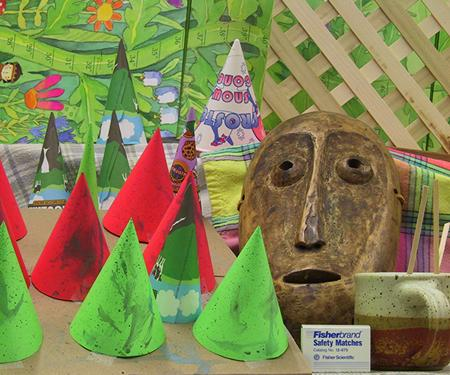
#> input picture Disparity_Map/images/left.jpg, 450 x 375 px
$ python disparity_map.py
#> lines starting #> are read from the running program, lines starting #| are printed output that depends on the picture


import numpy as np
from sklearn.preprocessing import normalize
import cv2

print('loading images...')

imgL = cv2.imread('images/left.jpg',0)
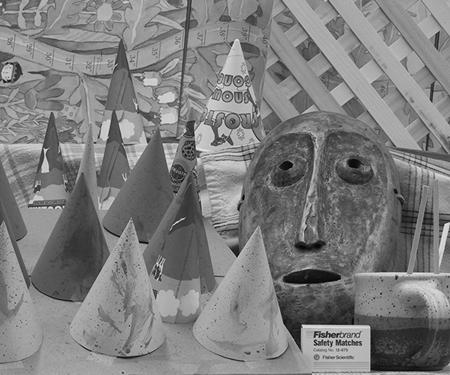
#> imgL: shape (375, 450); min 0, max 241, mean 125.5
imgR = cv2.imread('images/right.jpg',0)
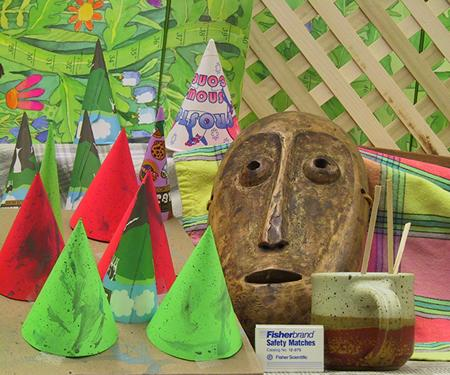
#> input picture Disparity_Map/images/right.jpg, 450 x 375 px
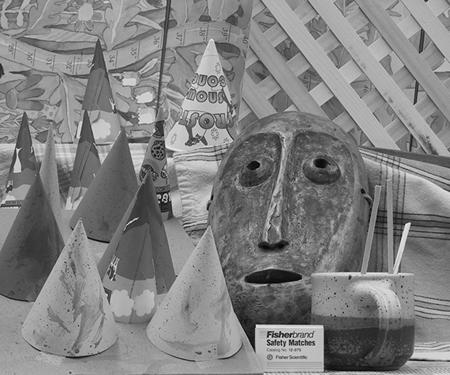
#> imgR: shape (375, 450); min 0, max 245, mean 128.9


window_size = 3

left_matcher = cv2.StereoSGBM_create(
    minDisparity=0,
    numDisparities=160,             # max_disp has to be dividable by 16 f. E. HH 192, 256
    blockSize=5,
    P1=8 * 3 * window_size ** 2,    # wsize default 3; 5; 7 for SGBM reduced size image; 15 for SGBM full size image (1300px and above); 5 Works nicely
    P2=32 * 3 * window_size ** 2,
    disp12MaxDiff=1,
    uniquenessRatio=15,
    speckleWindowSize=0,
    speckleRange=2,
    preFilterCap=63,
    mode=cv2.STEREO_SGBM_MODE_SGBM_3WAY
)
right_matcher = cv2.ximgproc.createRightMatcher(left_matcher)
# FILTER Parameters
lmbda = 80000
sigma = 1.2
visual_multiplier = 1.0

wls_filter = cv2.ximgproc.createDisparityWLSFilter(matcher_left=left_matcher)
wls_filter.setLambda(lmbda)
wls_filter.setSigmaColor(sigma)


print('computing disparity...')
displ = left_matcher.compute(imgL, imgR)
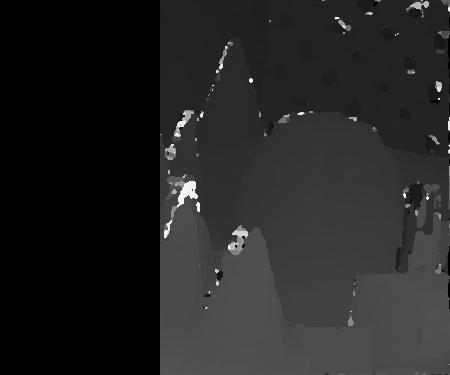
#> displ: shape (375, 450) int16; min -16, max 2544, mean 351.1; drawn with min black and max white
dispr = right_matcher.compute(imgR, imgL)
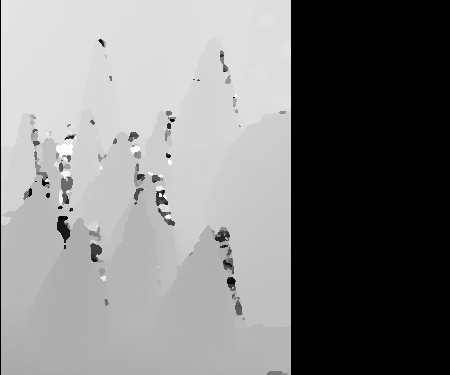
#> dispr: shape (375, 450) int16; min -2560, max 0, mean -1276.9; drawn with min black and max white
displ = np.int16(displ)
dispr = np.int16(dispr)
filteredImg = wls_filter.filter(displ, imgL, None, dispr)
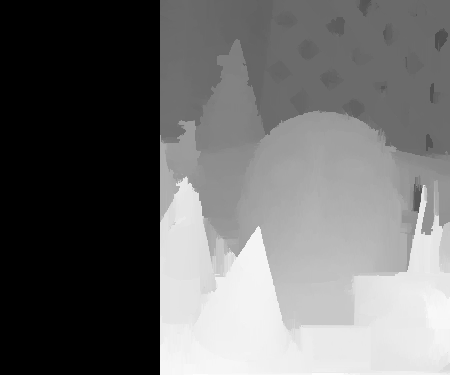
#> filteredImg: shape (375, 450) int16; min -16, max 819, mean 335.7; drawn with min black and max white

filteredImg = cv2.normalize(src=filteredImg, dst=filteredImg, beta=0, alpha=255, norm_type=cv2.NORM_MINMAX);
filteredImg = np.uint8(filteredImg)
cv2.imshow('Disparity Map', filteredImg)
cv2.waitKey()
cv2.destroyAllWindows()

### http://timosam.com/python_opencv_depthimage
